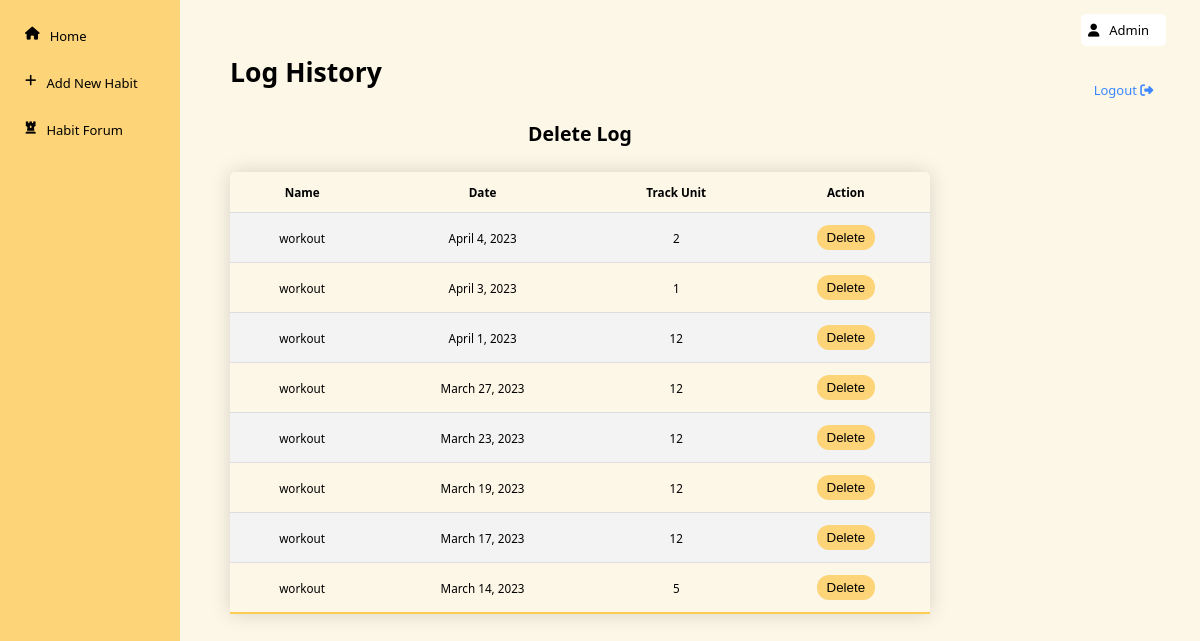
The app's page /user/show_log/1/ (signed in) with its own data.
### home_app/models.py (models this page shows, shortened)
class HabitLog(models.Model):
    habit = models.ForeignKey(
        Habit, on_delete=models.CASCADE, blank=True, null=True, related_name='habit_track'
    )
    date = models.DateField(default=date.today())
    track_unit = models.IntegerField(default=0)

class Habit(models.Model):
    title = models.CharField(max_length=100,null=False)
    author = models.ForeignKey(Profile, on_delete=models.CASCADE)
    goal = models.IntegerField(default=0,null=False)
    goal_unit = models.CharField(max_length=70,null=False)

### home_app/views.py (the view)
# urls.py: path('show_log/<int:id>/',views.show_log,name='show_log'),
def show_log(request,id):
    if request.user.is_authenticated:
        habitlog = Habit.objects.get(pk=id)
        habits = HabitLog.objects.filter(habit=habitlog.id,date__gt='2023-01-01').order_by('-date')
        return render(request,'home_app/show_log.html',{'habits':habits})
    else:
        return HttpResponseRedirect('/login')

### home_app/templates/home_app/show_log.html (shortened to what this page needs)
  {% extends 'home_app/base.html' %}
  {% load static %}
    {% block style %}
    <link rel="stylesheet" href="{% static 'home_app/css/table_design.css' %}" />
    {{block.super}}
    {% endblock %}
  {% block header %} Log History {% endblock %}
  {% block section %}
  <center>
  <div class="login-box">
    {% if habits %}
    <h1>Delete Log</h1>
  <table class="content-table">
    <tr>
      <th>Name</th>
      <th>Date</th>
      <th>Track Unit</th>
      <th>Action</th>
    </tr>
    {% for habits in habits %}
    <tr>
      <td>{{habits.habit.title}}</td>
      <td>{{habits.date}}</td>
      <td>{{habits.track_unit}}</td>
      <td>
        <div class="actions">
        <form action="{% url 'del_log' habits.id %}" method="post">
          <input type="submit" value="Delete" />
        </form>
        </div>
      </td>
    </tr>
    {% endfor %}
    {% else %}
    <h1>No log Added</h1>
    <a href="{% url 'home' %}" class="home-link">Back Home</a>
  </table>
  {% endif %}
  </div>
  </center>
  {% endblock %}

### home_app/templates/home_app/base.html (shortened to what this page needs)
<!DOCTYPE html>
{% load static %}
<html lang="en">
  <head>
    {% block style %}
    <link
      rel="stylesheet"
      href="https://cdnjs.cloudflare.com/ajax/libs/font-awesome/6.3.0/css/all.min.css"
    />
    <link rel="stylesheet" href="{% static 'home_app/css/style.css' %}" />
    {% endblock %}
  </head>
  <body>
    <div class="container">
      <nav class="sidebar">
        <ul class="sidebar-can">
          <li>
            {% block home %}
            <a class="sidebar-item home" href="{% url 'home' %}"
              ><i class="fa-solid fa-house"></i>home</a
            >
            {% endblock %}
          </li>
          <li>
            {% block second %}
            <a class="sidebar-item explore" href="{% url 'addhabit' %}"
              ><i class="fa-solid fa-plus"></i>Add New Habit</a
            >{% endblock %}
          </li>
          <li>
            {% block forum %}
            <a class="sidebar-item web usage" href="{% url 'forum_home' %}"
              ><i class="fa-solid fa-chess-rook"></i>Habit Forum</a
            >
            {% endblock %}
          </li>
        </ul>
      </nav>
      <div class="habit-section">
        <div class="my-habits">
          <h5 >{% block header %} My Habits {% endblock %}</h5>
        </div>
        <div class="name-area">
          <div class="user-name">
            <i class="fa-solid fa-user"></i>
            <p>{{request.user|title}}</p>
          </div>
           <a class="manage-habit" href="{% url 'logout' %}">Logout <i class="fa-solid fa-right-from-bracket"></i></a>
        </div>
        <section class="habit-list">
          {% block section %}{% endblock %}
          </section>
      </div>
    </div>
  </body>
</html>

### home_app/static/home_app/css/table_design.css (style rules this page uses)
.content-table { border-collapse: collapse; margin: 25px 0; font-size: 0.9em; min-width: 700px; border-radius: 5px 5px 0 0; overflow: hidden; box-shadow: 0 0 20px rgba(0, 0, 0, 0.15); }
.content-table th, .content-table td { padding: 12px 15px; }
.content-table tbody tr { border-bottom: 1px solid #dddddd; }
.content-table tbody tr:nth-of-type(even) { background-color: #f3f3f3; }
.content-table tbody tr:last-of-type { border-bottom: 2px solid #ffcc54; }

### home_app/static/home_app/css/style.css (style rules this page uses)
* { margin: 0; padding: 0; box-sizing: border-box; }
a { outline: none; }
body { font-size: 62.5%; font-family: system-ui, -apple-system, BlinkMacSystemFont, 'Segoe UI', Roboto, Oxygen, Ubuntu, Cantarell, 'Open Sans', 'Helvetica Neue', sans-serif; }
.container { display: grid; grid-template-columns: 15vw 85vw; grid-template-rows: 100vh; font-size: 13px; }
.sidebar { background-color: #fdd478; }
.sidebar-can { padding: 10px; text-align: center; }
.sidebar-item { border-radius: 5px; display: inline-block; width: 100%; padding: 12px 15px; text-decoration: none; margin: 5px 0; text-transform: capitalize; font-weight: 500; color: #000; display: flex; gap: 10px; }
a:is(:link, :active, :visited).active { color: #000; background-color: #fcf7e7; }
.habit-list { display: grid; grid-template-columns: repeat(4,1fr); grid-template-rows:repeat(2,1fr); gap: 45px; align-items: center; justify-items: center; padding:0 150px 200px 50px; }
.my-habits { align-self: self-end; padding: 0 0 30px 50px; font-size: 32px; font-weight: lighter; text-transform: capitalize; }
.name-area { display:grid ; grid-template-columns: 1fr; grid-template-rows: 1fr 1fr; justify-items: center; align-items: center; font-size: 13px; }
.user-name { display: flex; gap:10px ; background-color: #fff; align-items: center; padding: 7px; border-radius: 5px; }
.manage-habit { font-size: 13px; font-weight: 500; text-decoration: none; text-transform: capitalize; color: #3c87ff; }
.habit-section { background-color: #fcf7e7; display: grid; grid-template-columns: 85% 15%; grid-template-rows: 15% 85%; }

### home_app/templates/home_app/show_log.html (style rules this page uses)
body { color: black; }
th,td { text-align: center; padding: 20px; }
a { color: rgb(184, 164, 164); text-decoration: none; }
.actions { display: flex; gap: 10px; justify-content: center; }
input { background-color: #fdd478; border: none; padding: 5px 10px; border-radius: 12px; }

### records on screen
HabitLog: habit "workout", date "April 4, 2023", track_unit "2"
HabitLog: habit "workout", date "April 3, 2023", track_unit "1"
HabitLog: habit "workout", date "April 1, 2023", track_unit "12"
HabitLog: habit "workout", date "March 27, 2023", track_unit "12"
HabitLog: habit "workout", date "March 23, 2023", track_unit "12"
HabitLog: habit "workout", date "March 19, 2023", track_unit "12"
HabitLog: habit "workout", date "March 17, 2023", track_unit "12"
HabitLog: habit "workout", date "March 14, 2023", track_unit "5"

### other values on screen
{{ request.user|title }} "Admin"
